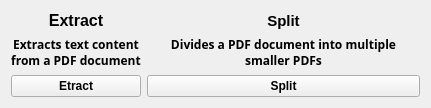
                 <widget class="QWidget" name="widget_12" native="true">
                  <layout class="QHBoxLayout" name="horizontalLayout_23">
                   <item>
                    <layout class="QVBoxLayout" name="verticalLayout_22">
                     <item>
                      <widget class="QLabel" name="performancelabel_10">
                       <property name="font">
                        <font>
                         <pointsize>12</pointsize>
                         <bold>true</bold>
                        </font>
                       </property>
                       <property name="text">
                        <string>Extract</string>
                       </property>
                       <property name="alignment">
                        <set>Qt::AlignCenter</set>
                       </property>
                       <property name="margin">
                        <number>2</number>
                       </property>
                      </widget>
                     </item>
                     <item>
                      <widget class="QLabel" name="label_3">
                       <property name="font">
                        <font>
                         <family>Segoe UI Variable Small Semibol</family>
                         <bold>true</bold>
                        </font>
                       </property>
                       <property name="text">
                        <string>Extracts text content from a PDF document</string>
                       </property>
                       <property name="alignment">
                        <set>Qt::AlignCenter</set>
                       </property>
                       <property name="wordWrap">
                        <bool>true</bool>
                       </property>
                       <property name="margin">
                        <number>3</number>
                       </property>
                      </widget>
                     </item>
                     <item>
                      <widget class="QPushButton" name="statsbtn_10">
                       <property name="font">
                        <font>
                         <bold>true</bold>
                        </font>
                       </property>
                       <property name="text">
                        <string>Etract</string>
                       </property>
                       <property name="icon">
                        <iconset resource="resource.qrc">
                         <normaloff>:/icons/icons/icons8-extract-32.png</normaloff>:/icons/icons/icons8-extract-32.png</iconset>
                       </property>
                       <property name="iconSize">
                        <size>
                         <width>20</width>
                         <height>20</height>
                        </size>
                       </property>
                      </widget>
                     </item>
                    </layout>
                   </item>
                   <item>
                    <layout class="QVBoxLayout" name="verticalLayout_23">
                     <item>
                      <widget class="QLabel" name="mt5label_9">
                       <property name="font">
                        <font>
                         <pointsize>11</pointsize>
                         <bold>true</bold>
                        </font>
                       </property>
                       <property name="text">
                        <string>Split</string>
                       </property>
                       <property name="alignment">
                        <set>Qt::AlignCenter</set>
                       </property>
                       <property name="margin">
                        <number>2</number>
                       </property>
                      </widget>
                     </item>
                     <item>
                      <widget class="QLabel" name="label_6">
                       <property name="font">
                        <font>
                         <family>Segoe UI Variable Small Semibol</family>
                         <bold>true</bold>
                        </font>
                       </property>
                       <property name="text">
                        <string>Divides a PDF document into multiple smaller PDFs</string>
                       </property>
                       <property name="alignment">
                        <set>Qt::AlignCenter</set>
                       </property>
                       <property name="wordWrap">
                        <bool>true</bool>
                       </property>
                       <property name="margin">
                        <number>3</number>
                       </property>
                      </widget>
                     </item>
                     <item>
                      <widget class="QPushButton" name="setupbtn_9">
                       <property name="font">
                        <font>
                         <bold>true</bold>
                        </font>
                       </property>
                       <property name="text">
                        <string>Split</string>
                       </property>
                       <property name="icon">
                        <iconset resource="resource.qrc">
                         <normaloff>:/icons/icons/icons8-split-30.png</normaloff>:/icons/icons/icons8-split-30.png</iconset>
                       </property>
                       <property name="iconSize">
                        <size>
                         <width>20</width>
                         <height>20</height>
                        </size>
                       </property>
                      </widget>
                     </item>
                    </layout>
                   </item>
                  </layout>
                 </widget>
